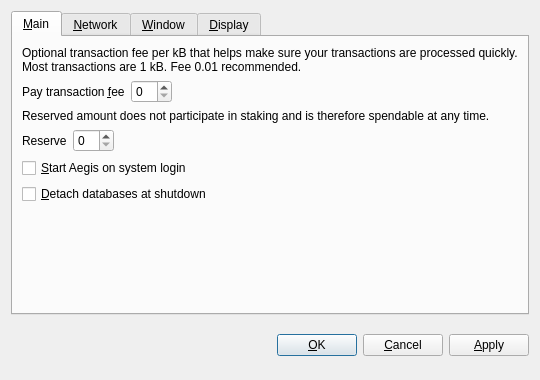
<?xml version="1.0" encoding="UTF-8"?>
<ui version="4.0">
 <class>OptionsDialog</class>
 <widget class="QDialog" name="OptionsDialog">
  <property name="geometry">
   <rect>
    <x>0</x>
    <y>0</y>
    <width>540</width>
    <height>380</height>
   </rect>
  </property>
  <property name="windowTitle">
   <string>Options</string>
  </property>
  <property name="modal">
   <bool>true</bool>
  </property>
  <layout class="QVBoxLayout" name="verticalLayout">
   <item>
    <widget class="QTabWidget" name="tabWidget">
     <property name="tabPosition">
      <enum>QTabWidget::North</enum>
     </property>
     <property name="currentIndex">
      <number>0</number>
     </property>
     <widget class="QWidget" name="tabMain">
      <attribute name="title">
       <string>&amp;Main</string>
      </attribute>
      <layout class="QVBoxLayout" name="verticalLayout_Main">
       <item>
        <widget class="QLabel" name="transactionFeeInfoLabel">
         <property name="text">
          <string>Optional transaction fee per kB that helps make sure your transactions are processed quickly. Most transactions are 1 kB. Fee 0.01 recommended.</string>
         </property>
         <property name="textFormat">
          <enum>Qt::PlainText</enum>
         </property>
         <property name="wordWrap">
          <bool>true</bool>
         </property>
        </widget>
       </item>
       <item>
        <layout class="QHBoxLayout" name="horizontalLayoutFee">
         <item>
          <widget class="QLabel" name="transactionFeeLabel">
           <property name="text">
            <string>Pay transaction &amp;fee</string>
           </property>
           <property name="textFormat">
            <enum>Qt::PlainText</enum>
           </property>
           <property name="buddy">
            <cstring>transactionFee</cstring>
           </property>
          </widget>
         </item>
         <item>
          <widget class="BitcoinAmountField" name="transactionFee"/>
         </item>
         <item>
          <spacer name="horizontalSpacerFee">
           <property name="orientation">
            <enum>Qt::Horizontal</enum>
           </property>
           <property name="sizeHint" stdset="0">
            <size>
             <width>40</width>
             <height>20</height>
            </size>
           </property>
          </spacer>
         </item>
        </layout>
       </item>
       <item>
        <widget class="QLabel" name="reserveBalanceInfoLabel">
         <property name="text">
          <string>Reserved amount does not participate in staking and is therefore spendable at any time.</string>
         </property>
         <property name="textFormat">
          <enum>Qt::PlainText</enum>
         </property>
         <property name="wordWrap">
          <bool>true</bool>
         </property>
        </widget>
       </item>
       <item>
        <layout class="QHBoxLayout" name="horizontalLayoutReserveBalance">
         <item>
          <widget class="QLabel" name="reserveBalanceLabel">
           <property name="text">
            <string>Reserve</string>
           </property>
           <property name="textFormat">
            <enum>Qt::PlainText</enum>
           </property>
           <property name="buddy">
            <cstring>reserveBalance</cstring>
           </property>
          </widget>
         </item>
         <item>
          <widget class="BitcoinAmountField" name="reserveBalance"/>
         </item>
         <item>
          <spacer name="horizontalSpacerReserveBalance">
           <property name="orientation">
            <enum>Qt::Horizontal</enum>
           </property>
           <property name="sizeHint" stdset="0">
            <size>
             <width>40</width>
             <height>20</height>
            </size>
           </property>
          </spacer>
         </item>
        </layout>
       </item>
       <item>
        <widget class="QCheckBox" name="bitcoinAtStartup">
         <property name="toolTip">
          <string>Automatically start Aegis after logging in to the system.</string>
         </property>
         <property name="text">
          <string>&amp;Start Aegis on system login</string>
         </property>
        </widget>
       </item>
       <item>
        <widget class="QCheckBox" name="detachDatabases">
         <property name="toolTip">
          <string>Detach block and address databases at shutdown. This means they can be moved to another data directory, but it slows down shutdown. The wallet is always detached.</string>
         </property>
         <property name="text">
          <string>&amp;Detach databases at shutdown</string>
         </property>
        </widget>
       </item>
       <item>
        <spacer name="verticalSpacer_Main">
         <property name="orientation">
          <enum>Qt::Vertical</enum>
         </property>
         <property name="sizeHint" stdset="0">
          <size>
           <width>20</width>
           <height>40</height>
          </size>
         </property>
        </spacer>
       </item>
      </layout>
     </widget>
     <widget class="QWidget" name="tabNetwork">
      <attribute name="title">
       <string>&amp;Network</string>
      </attribute>
      <layout class="QVBoxLayout" name="verticalLayout_Network">
       <item>
        <widget class="QCheckBox" name="mapPortUpnp">
         <property name="toolTip">
          <string>Automatically open the Aegis client port on the router. This only works when your router supports UPnP and it is enabled.</string>
         </property>
         <property name="text">
          <string>Map port using &amp;UPnP</string>
         </property>
        </widget>
       </item>
       <item>
        <widget class="QCheckBox" name="connectSocks">
         <property name="toolTip">
          <string>Connect to the Aegis network through a SOCKS proxy (e.g. when connecting through Tor).</string>
         </property>
         <property name="text">
          <string>&amp;Connect through SOCKS proxy:</string>
         </property>
        </widget>
       </item>
       <item>
        <layout class="QHBoxLayout" name="horizontalLayout_Network">
         <item>
          <widget class="QLabel" name="proxyIpLabel">
           <property name="text">
            <string>Proxy &amp;IP:</string>
           </property>
           <property name="textFormat">
            <enum>Qt::PlainText</enum>
           </property>
           <property name="buddy">
            <cstring>proxyIp</cstring>
           </property>
          </widget>
         </item>
         <item>
          <widget class="QValidatedLineEdit" name="proxyIp">
           <property name="maximumSize">
            <size>
             <width>140</width>
             <height>16777215</height>
            </size>
           </property>
           <property name="toolTip">
            <string>IP address of the proxy (e.g. 127.0.0.1)</string>
           </property>
          </widget>
         </item>
         <item>
          <widget class="QLabel" name="proxyPortLabel">
           <property name="text">
            <string>&amp;Port:</string>
           </property>
           <property name="textFormat">
            <enum>Qt::PlainText</enum>
           </property>
           <property name="buddy">
            <cstring>proxyPort</cstring>
           </property>
          </widget>
         </item>
         <item>
          <widget class="QLineEdit" name="proxyPort">
           <property name="maximumSize">
            <size>
             <width>55</width>
             <height>16777215</height>
            </size>
           </property>
           <property name="toolTip">
            <string>Port of the proxy (e.g. 9050)</string>
           </property>
          </widget>
         </item>
         <item>
          <widget class="QLabel" name="socksVersionLabel">
           <property name="text">
            <string>SOCKS &amp;Version:</string>
           </property>
           <property name="textFormat">
            <enum>Qt::PlainText</enum>
           </property>
           <property name="buddy">
            <cstring>socksVersion</cstring>
           </property>
          </widget>
         </item>
         <item>
          <widget class="QValueComboBox" name="socksVersion">
           <property name="toolTip">
            <string>SOCKS version of the proxy (e.g. 5)</string>
           </property>
          </widget>
         </item>
         <item>
          <spacer name="horizontalSpacer_Network">
           <property name="orientation">
            <enum>Qt::Horizontal</enum>
           </property>
           <property name="sizeHint" stdset="0">
            <size>
             <width>40</width>
             <height>20</height>
            </size>
           </property>
          </spacer>
         </item>
        </layout>
       </item>
       <item>
        <spacer name="verticalSpacer_Network">
         <property name="orientation">
          <enum>Qt::Vertical</enum>
         </property>
         <property name="sizeHint" stdset="0">
          <size>
           <width>20</width>
           <height>40</height>
          </size>
         </property>
        </spacer>
       </item>
      </layout>
     </widget>
     <widget class="QWidget" name="tabWindow">
      <attribute name="title">
       <string>&amp;Window</string>
      </attribute>
      <layout class="QVBoxLayout" name="verticalLayout_Window">
       <item>
        <widget class="QCheckBox" name="minimizeToTray">
         <property name="toolTip">
          <string>Show only a tray icon after minimizing the window.</string>
         </property>
         <property name="text">
          <string>&amp;Minimize to the tray instead of the taskbar</string>
         </property>
        </widget>
       </item>
       <item>
        <widget class="QCheckBox" name="minimizeOnClose">
         <property name="toolTip">
          <string>Minimize instead of exit the application when the window is closed. When this option is enabled, the application will be closed only after selecting Quit in the menu.</string>
         </property>
         <property name="text">
          <string>M&amp;inimize on close</string>
         </property>
        </widget>
       </item>
       <item>
        <spacer name="verticalSpacer_Window">
         <property name="orientation">
          <enum>Qt::Vertical</enum>
         </property>
         <property name="sizeHint" stdset="0">
          <size>
           <width>20</width>
           <height>40</height>
          </size>
         </property>
        </spacer>
       </item>
      </layout>
     </widget>
     <widget class="QWidget" name="tabDisplay">
      <attribute name="title">
       <string>&amp;Display</string>
      </attribute>
      <layout class="QVBoxLayout" name="verticalLayout_Display">
       <item>
        <layout class="QHBoxLayout" name="horizontalLayout_1_Display">
         <item>
          <widget class="QLabel" name="langLabel">
           <property name="text">
            <string>User Interface &amp;language:</string>
           </property>
           <property name="textFormat">
            <enum>Qt::PlainText</enum>
           </property>
           <property name="buddy">
            <cstring>lang</cstring>
           </property>
          </widget>
         </item>
         <item>
          <widget class="QValueComboBox" name="lang">
           <property name="toolTip">
            <string>The user interface language can be set here. This setting will take effect after restarting Aegis.</string>
           </property>
          </widget>
         </item>
        </layout>
       </item>
       <item>
        <layout class="QHBoxLayout" name="horizontalLayout_2_Display">
         <item>
          <widget class="QLabel" name="unitLabel">
           <property name="text">
            <string>&amp;Unit to show amounts in:</string>
           </property>
           <property name="textFormat">
            <enum>Qt::PlainText</enum>
           </property>
           <property name="buddy">
            <cstring>unit</cstring>
           </property>
          </widget>
         </item>
         <item>
          <widget class="QValueComboBox" name="unit">
           <property name="toolTip">
            <string>Choose the default subdivision unit to show in the interface and when sending coins.</string>
           </property>
          </widget>
         </item>
        </layout>
       </item>
       <item>
        <widget class="QCheckBox" name="displayAddresses">
         <property name="toolTip">
          <string>Whether to show Aegis addresses in the transaction list or not.</string>
         </property>
         <property name="text">
          <string>&amp;Display addresses in transaction list</string>
         </property>
        </widget>
       </item>
       <item>
        <widget class="QCheckBox" name="coinControlFeatures">
         <property name="toolTip">
          <string>Whether to show coin control features or not.</string>
         </property>
         <property name="text">
          <string>Display coin &amp;control features (experts only!)</string>
         </property>
        </widget>
       </item>
       <item>
        <spacer name="verticalSpacer_Display">
         <property name="orientation">
          <enum>Qt::Vertical</enum>
         </property>
         <property name="sizeHint" stdset="0">
          <size>
           <width>20</width>
           <height>40</height>
          </size>
         </property>
        </spacer>
       </item>
      </layout>
     </widget>
    </widget>
   </item>
   <item>
    <layout class="QHBoxLayout" name="horizontalLayout_Buttons">
     <item>
      <spacer name="horizontalSpacer_1">
       <property name="orientation">
        <enum>Qt::Horizontal</enum>
       </property>
       <property name="sizeHint" stdset="0">
        <size>
         <width>40</width>
         <height>48</height>
        </size>
       </property>
      </spacer>
     </item>
     <item>
      <widget class="QLabel" name="statusLabel">
       <property name="font">
        <font>
         <weight>75</weight>
         <bold>true</bold>
        </font>
       </property>
       <property name="text">
        <string/>
       </property>
       <property name="textFormat">
        <enum>Qt::PlainText</enum>
       </property>
       <property name="wordWrap">
        <bool>true</bool>
       </property>
      </widget>
     </item>
     <item>
      <spacer name="horizontalSpacer_2">
       <property name="orientation">
        <enum>Qt::Horizontal</enum>
       </property>
       <property name="sizeHint" stdset="0">
        <size>
         <width>40</width>
         <height>48</height>
        </size>
       </property>
      </spacer>
     </item>
     <item>
      <widget class="QPushButton" name="okButton">
       <property name="text">
        <string>&amp;OK</string>
       </property>
      </widget>
     </item>
     <item>
      <widget class="QPushButton" name="cancelButton">
       <property name="text">
        <string>&amp;Cancel</string>
       </property>
       <property name="autoDefault">
        <bool>false</bool>
       </property>
      </widget>
     </item>
     <item>
      <widget class="QPushButton" name="applyButton">
       <property name="text">
        <string>&amp;Apply</string>
       </property>
       <property name="autoDefault">
        <bool>false</bool>
       </property>
      </widget>
     </item>
    </layout>
   </item>
  </layout>
 </widget>
 <customwidgets>
  <customwidget>
   <class>BitcoinAmountField</class>
   <extends>QSpinBox</extends>
   <header>bitcoinamountfield.h</header>
  </customwidget>
  <customwidget>
   <class>QValueComboBox</class>
   <extends>QComboBox</extends>
   <header>qvaluecombobox.h</header>
  </customwidget>
  <customwidget>
   <class>QValidatedLineEdit</class>
   <extends>QLineEdit</extends>
   <header>qvalidatedlineedit.h</header>
  </customwidget>
 </customwidgets>
 <resources/>
 <connections/>
</ui>
